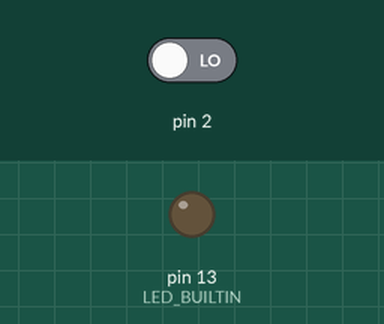
Bench run of a sketch on a simulated Arduino Uno, built with avr-gcc and run on an emulated ATmega328P. Shown: output pins drawn as LEDs (lit = HIGH). The inputs (shaded band) are chosen by the test bench; at power-on: pin 2 LOW. What the sketch prints to the serial monitor is not drawn.

Above: at 1.2 s.
1.3 s: pin 2 driven HIGH
At 2.5 s:
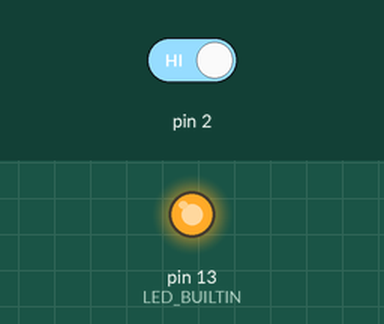
2.8 s: pin 2 driven LOW
At 3.8 s:
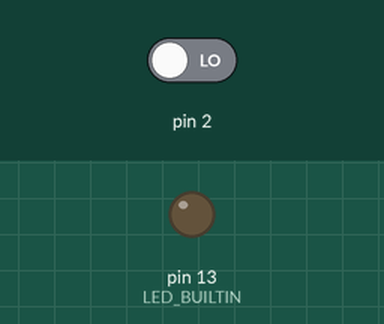
Timing chart, 0 to 5.8 s (numbered marks = the images above; inputs shaded):
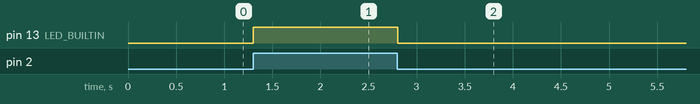

Measured:
- after the input at 1.3 s, pin 13 (LED_BUILTIN): LOW → HIGH at once
- after the input at 2.8 s, pin 13 (LED_BUILTIN): HIGH → LOW at once

The sketch:

button_test.ino
```cpp
void setup()
{
  pinMode(2, INPUT);
  Serial.begin(9600);

  pinMode(LED_BUILTIN, OUTPUT);
}

void loop()
{
  if (HIGH == digitalRead(2)) {
    Serial.println("按鈕按下");
    digitalWrite(LED_BUILTIN, HIGH);

  } else {
    Serial.println("按鈕放開");
    digitalWrite(LED_BUILTIN, LOW);
  }

  delay(100);
}
```
